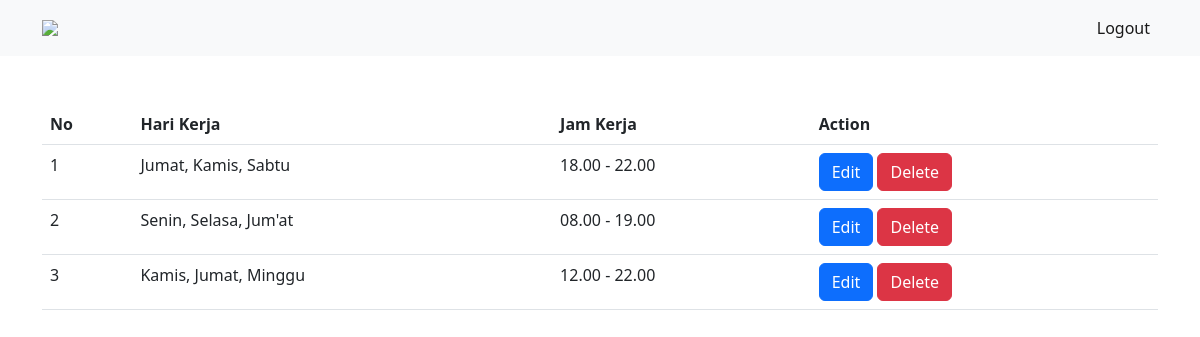
/admin/jadwal/view.php, run on the app's committed database.
### tables this page shows
CREATE TABLE `jadwalkerja` (
  `id_jadwal_kerja` varchar(20) NOT NULL,
  `hari_kerja` varchar(30) DEFAULT NULL,
  `jam_kerja` varchar(30) DEFAULT NULL
);

### admin/jadwal/view.php (the view, shortened to what this page needs)
<?php
    $db = dbConnect();
    $sqlViewPgw = "SELECT * FROM jadwalKerja";
    $execPgw = $db->query($sqlViewPgw);
?>
<!DOCTYPE html>
<html lang="en">
<head>
    <link rel="stylesheet" href="https://cdn.jsdelivr.net/npm/bootstrap@5.2.0/dist/css/bootstrap.min.css">
</head>
<body>
<nav class="navbar navbar-expand-lg bg-light">
    <div class="container">
    <img src="https://ik.imagekit.io/zlt25mb52fx/ahmcdn/assets/images/logo/honda.svg" width="20%" class="navbar-brand">
        <div class="collapse navbar-collapse" id="navbarSupportedContent">
        <ul class="navbar-nav ms-auto mb-2 mb-lg-0">
            <li class="nav-item">
            <a class="nav-link active" aria-current="page" href="../logout.php">Logout</a>
            </li>
        </ul>
        </div>
    </div>
</nav>
    <div class="container">
        <div class="mt-5">
            <table class="table">
                <tr>
                    <th>No</th>
                    <th>Hari Kerja</th>
                    <th>Jam Kerja</th>
                    <th>Action</th>
                </tr>
                <?php $i = 1; foreach($execPgw as $resPgw):?>
                <tr>
                    <td><?= $i++?></td>
                    <td><?= $resPgw['hari_kerja']?></td>
                    <td><?= $resPgw['jam_kerja']?></td>
                    <td>
                        <a href="edit.php?id=<?= $resPgw['id_jadwal_kerja']?>" class="btn btn-primary">Edit</a>
                        <a href="delete.php?id=<?= $resPgw['id_jadwal_kerja']?>" class="btn btn-danger" onclick="return confirm('Yakin Hapus Data Jadwal?')">Delete</a>
                    </td>
                </tr>
                <?php endforeach;?>
            </table>
        </div>
    </div>
</body>
</html>

### data on the page
jadwalkerja: hari_kerja "Jumat, Kamis, Sabtu", jam_kerja "18.00 - 22.00"
jadwalkerja: hari_kerja "Senin, Selasa, Jum'at", jam_kerja "08.00 - 19.00"
jadwalkerja: hari_kerja "Kamis, Jumat, Minggu", jam_kerja "12.00 - 22.00"
